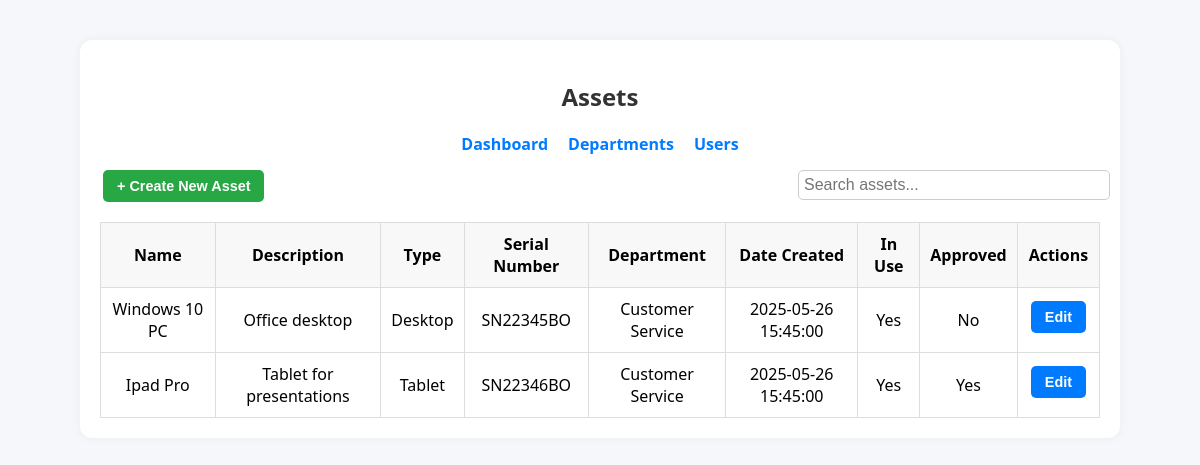
The app's page /assets (signed in), older data.
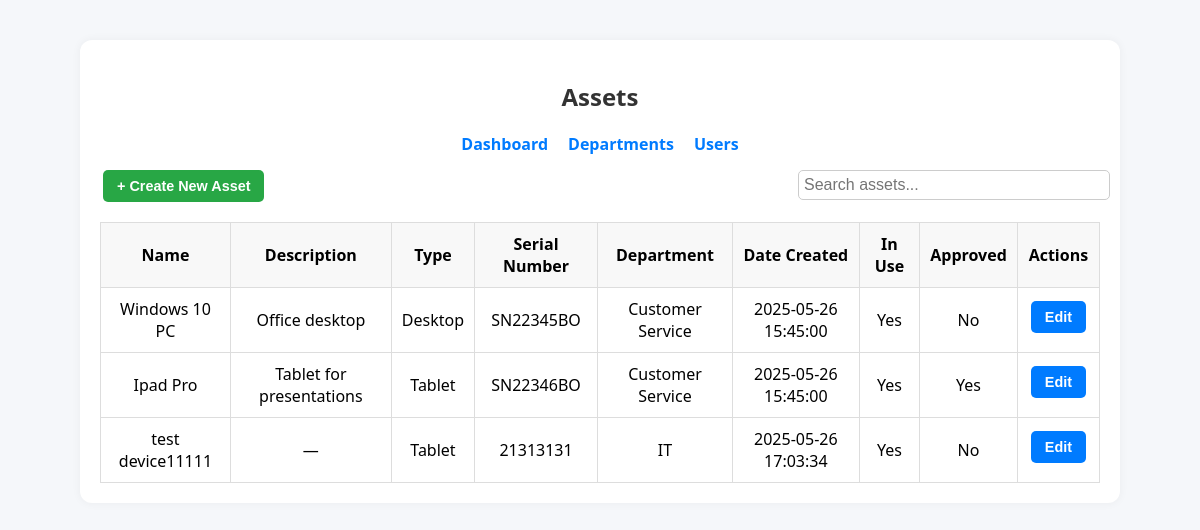
The same page, newer data.
### tables this page shows
CREATE TABLE Asset (
        id INTEGER PRIMARY KEY AUTOINCREMENT,
        name TEXT NOT NULL,
        description TEXT,
        type TEXT,
        serial_number TEXT UNIQUE,
        date_created TEXT,
        in_use INTEGER NOT NULL DEFAULT 1,
        approved INTEGER NOT NULL DEFAULT 0,
        owner_id INTEGER,
        department_id INTEGER,
        FOREIGN KEY(owner_id) REFERENCES User(id),
        FOREIGN KEY(department_id) REFERENCES Department(id)
    );

CREATE TABLE Department (
        id INTEGER PRIMARY KEY AUTOINCREMENT,
        name TEXT NOT NULL
    );

### app.py (the view)
@app.route('/assets')
@login_required
def assets():
    user = current_user()
    connection = get_db()
    cursor = connection.cursor()
    if user['role'] == 'Admin':
         cursor.execute('''
            SELECT a.*, u.username AS owner_username, d.name AS department_name
            FROM Asset a
            LEFT JOIN User u ON a.owner_id = u.id
            LEFT JOIN Department d ON a.department_id = d.id
        ''')
    else:
        cursor.execute('''
            SELECT a.*, u.username AS owner_username, d.name AS department_name
            FROM Asset a
            LEFT JOIN User u ON a.owner_id = u.id
            LEFT JOIN Department d ON a.department_id = d.id
            WHERE a.owner_id = ?
        ''', (user['id'],))
    assets = cursor.fetchall()
    cursor.execute("SELECT * FROM Department")
    departments = cursor.fetchall()
    cursor.execute("SELECT id, username FROM User ORDER BY username ASC")
    users = cursor.fetchall()
    return render_template('assets.html', assets=assets, user=user, departments=departments, users=users)

### app.py (called while the page is built)
def get_db():
    if 'db' not in g:
        g.db = sql.connect(app.config['DATABASE'])
        g.db.row_factory = sql.Row
    return g.db

def query_db(query, args=(), one=False):
    cursor = get_db().execute(query, args)
    rv = cursor.fetchall()
    cursor.close()
    return (rv[0] if rv else None) if one else rv

def current_user():
    if 'user_id' in session:
        return query_db('SELECT * FROM User WHERE id = ?', [session['user_id']], one=True)
    return None

def login_required(f):
    @wraps(f)
    def decorated_function(*args, **kwargs):
        if 'user_id' not in session:
            flash('Please log in to access this page.', 'warning')
            return redirect(url_for('login'))
        return f(*args, **kwargs)
    return decorated_function

### templates/assets.html (shortened to what this page needs)
<!DOCTYPE html>
<html lang="en">
  <head>
    <link
      rel="stylesheet"
      href="{{ url_for('static', filename='css/style.css') }}"
    />
    <link
      rel="stylesheet"
      href="{{ url_for('static', filename='css/assets.css') }}"
    />
  </head>
  <body>
    <div class="assets-container">
      <h2 class="text-center">Assets</h2>
      <nav class="nav-links">
        <a href="{{ url_for('dashboard') }}">Dashboard</a>
        <a href="{{ url_for('departments') }}">Departments</a>
        <a href="{{ url_for('users') }}">Users</a>
      </nav>
      <button class="btn btn-create" id="openCreateModal">
        + Create New Asset
      </button>
      <input type="text" id="searchBar" placeholder="Search assets..." />
      <table>
        <thead>
          <tr>
            <th>Name</th>
            <th>Description</th>
            <th>Type</th>
            <th>Serial Number</th>
            <th>Department</th>
            <th>Date Created</th>
            <th>In Use</th>
            <th>Approved</th>
            <th>Actions</th>
          </tr>
        </thead>
        <tbody>
          {% for asset in assets %}
          <tr>
            <td>{{ asset['name'] }}</td>
            <td>{{ asset['description'] or '—' }}</td>
            <td>{{ asset['type'] or '—' }}</td>
            <td>{{ asset['serial_number'] or '—' }}</td>
            <td>{{ asset['department_name'] or '—' }}</td>
            <td>{{ asset['date_created'] }}</td>
            <td>{{ 'Yes' if asset['in_use'] else 'No' }}</td>
            <td>{{ 'Yes' if asset['approved'] else 'No' }}</td>
            <td>
               {% if user['role'] == 'Admin' or asset['owner_id'] ==
              user['id'] %}
              <button
                class="btn btn-edit"
                data-id="{{ asset['id'] }}"
                data-name="{{ asset['name'] }}"
                data-description="{{ asset['description'] }}"
                data-type="{{ asset['type'] }}"
                data-serial="{{ asset['serial_number'] }}"
                data-department="{{ asset['department_id'] or '' }}"
                data-inuse="{{ asset['in_use'] }}"
                data-approved="{{ asset['approved'] }}"
                data-userid="{{ asset['owner_id'] }}"
                id="editBtn-{{ asset['id'] }}"
              >
                Edit
              </button>
              {% endif %}
            </td>
          </tr>
          {% else %}
          <tr>
            <td colspan="9">No assets found.</td>
          </tr>
          {% endfor %}
        </tbody>
      </table>
    </div>
  </body>
</html>

### static/css/style.css (style rules this page uses)
body { font-family: "Segoe UI", Tahoma, Geneva, Verdana, sans-serif; background: #f5f7fa; display: flex; align-items: center; justify-content: center; margin: 0; }
h2 { text-align: center; color: #333; }
.nav-links { display: flex; justify-content: center; gap: 20px; margin-bottom: 15px; }
.nav-links a { text-decoration: none; color: #007bff; font-weight: bold; }
input[type="text"], input[type="password"] { padding: 10px; margin-bottom: 15px; border: 1px solid #ccc; border-radius: 5px; }
button { padding: 10px; background-color: #007bff; color: white; border: none; border-radius: 5px; cursor: pointer; }
a { color: #007bff; text-decoration: none; }

### static/css/assets.css (style rules this page uses)
.assets-container { max-width: 1000px; margin: 40px auto; padding: 20px; background: #fff; border-radius: 12px; box-shadow: 0 0 10px rgba(0, 0, 0, 0.05); position: relative; }
table { width: 100%; border-collapse: collapse; margin-top: 20px; }
th, td { padding: 10px; border: 1px solid #ddd; text-align: center; }
th { background: #f8f8f8; }
.btn { padding: 8px 14px; margin: 0 3px; border: none; border-radius: 5px; cursor: pointer; font-weight: 600; font-size: 0.9rem; }
.btn-create { background-color: #28a745; color: white; }
.btn-edit { background-color: #007bff; color: white; margin-bottom: 6px; }
#searchBar { margin-bottom: 10px; padding: 5px; width: 300px; font-size: 16px; position: absolute; right: 10px; }

Row changes from the older to the newer data that the page shows:
now on this page (row edited): Asset: name "test device11111", description "—", type "Tablet", serial_number "21313131", name "IT", date_created "2025-05-26 17:03:34", in_use "Yes", approved "No"
